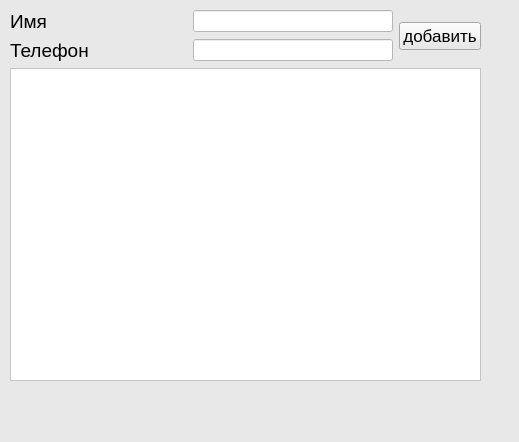
<?xml version="1.0" encoding="UTF-8"?>
<ui version="4.0">
 <class>MainWindow</class>
 <widget class="QMainWindow" name="MainWindow">
  <property name="geometry">
   <rect>
    <x>0</x>
    <y>0</y>
    <width>519</width>
    <height>442</height>
   </rect>
  </property>
  <property name="windowTitle">
   <string>MainWindow</string>
  </property>
  <property name="styleSheet">
   <string notr="true">background-color: rgb(232, 232, 232);</string>
  </property>
  <widget class="QWidget" name="centralwidget">
   <widget class="QWidget" name="">
    <property name="geometry">
     <rect>
      <x>10</x>
      <y>10</y>
      <width>471</width>
      <height>371</height>
     </rect>
    </property>
    <layout class="QVBoxLayout" name="verticalLayout_3">
     <item>
      <layout class="QVBoxLayout" name="verticalLayout_2">
       <item>
        <layout class="QHBoxLayout" name="horizontalLayout_3">
         <item>
          <layout class="QVBoxLayout" name="verticalLayout">
           <item>
            <layout class="QHBoxLayout" name="horizontalLayout">
             <item>
              <widget class="QLabel" name="label">
               <property name="font">
                <font>
                 <pointsize>14</pointsize>
                </font>
               </property>
               <property name="text">
                <string>Имя</string>
               </property>
              </widget>
             </item>
             <item>
              <widget class="QLineEdit" name="lineEdit_2">
               <property name="maximumSize">
                <size>
                 <width>200</width>
                 <height>16777215</height>
                </size>
               </property>
               <property name="styleSheet">
                <string notr="true">background-color: rgb(255, 255, 255);</string>
               </property>
              </widget>
             </item>
            </layout>
           </item>
           <item>
            <layout class="QHBoxLayout" name="horizontalLayout_2">
             <item>
              <widget class="QLabel" name="label_2">
               <property name="font">
                <font>
                 <pointsize>14</pointsize>
                </font>
               </property>
               <property name="text">
                <string>Телефон</string>
               </property>
              </widget>
             </item>
             <item>
              <widget class="QLineEdit" name="lineEdit">
               <property name="maximumSize">
                <size>
                 <width>200</width>
                 <height>16777215</height>
                </size>
               </property>
               <property name="styleSheet">
                <string notr="true">background-color: rgb(255, 255, 255);</string>
               </property>
              </widget>
             </item>
            </layout>
           </item>
          </layout>
         </item>
         <item>
          <widget class="QPushButton" name="pushButton">
           <property name="font">
            <font>
             <pointsize>13</pointsize>
            </font>
           </property>
           <property name="text">
            <string>добавить</string>
           </property>
          </widget>
         </item>
        </layout>
       </item>
      </layout>
     </item>
     <item>
      <widget class="QTextEdit" name="textEdit">
       <property name="styleSheet">
        <string notr="true">background-color: rgb(255, 255, 255);</string>
       </property>
      </widget>
     </item>
    </layout>
   </widget>
  </widget>
  <widget class="QMenuBar" name="menubar">
   <property name="geometry">
    <rect>
     <x>0</x>
     <y>0</y>
     <width>519</width>
     <height>21</height>
    </rect>
   </property>
  </widget>
  <widget class="QStatusBar" name="statusbar"/>
 </widget>
 <resources/>
 <connections/>
</ui>
